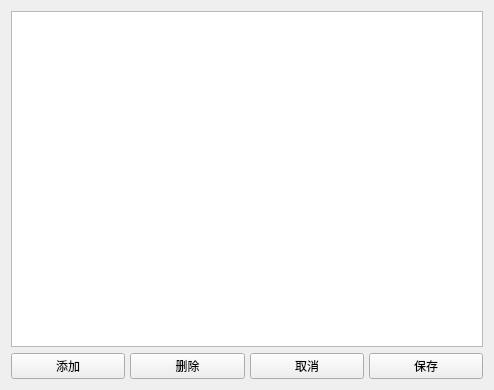
<?xml version="1.0" encoding="UTF-8"?>
<ui version="4.0">
 <class>ManageCourseWidget</class>
 <widget class="QWidget" name="ManageCourseWidget">
  <property name="geometry">
   <rect>
    <x>0</x>
    <y>0</y>
    <width>494</width>
    <height>390</height>
   </rect>
  </property>
  <property name="windowTitle">
   <string>Form</string>
  </property>
  <layout class="QGridLayout" name="gridLayout">
   <property name="horizontalSpacing">
    <number>5</number>
   </property>
   <item row="0" column="0" colspan="4">
    <widget class="QTableView" name="tableView">
     <property name="showGrid">
      <bool>false</bool>
     </property>
    </widget>
   </item>
   <item row="1" column="0">
    <widget class="QPushButton" name="insertButton">
     <property name="text">
      <string>添加</string>
     </property>
     <property name="class" stdset="0">
      <string>button</string>
     </property>
    </widget>
   </item>
   <item row="1" column="1">
    <widget class="QPushButton" name="removeButton">
     <property name="text">
      <string>删除</string>
     </property>
     <property name="class" stdset="0">
      <string>button</string>
     </property>
    </widget>
   </item>
   <item row="1" column="2">
    <widget class="QPushButton" name="cancelButton">
     <property name="text">
      <string>取消</string>
     </property>
     <property name="class" stdset="0">
      <string>button</string>
     </property>
    </widget>
   </item>
   <item row="1" column="3">
    <widget class="QPushButton" name="saveButton">
     <property name="text">
      <string>保存</string>
     </property>
     <property name="class" stdset="0">
      <string>button</string>
     </property>
    </widget>
   </item>
  </layout>
 </widget>
 <resources/>
 <connections/>
</ui>
